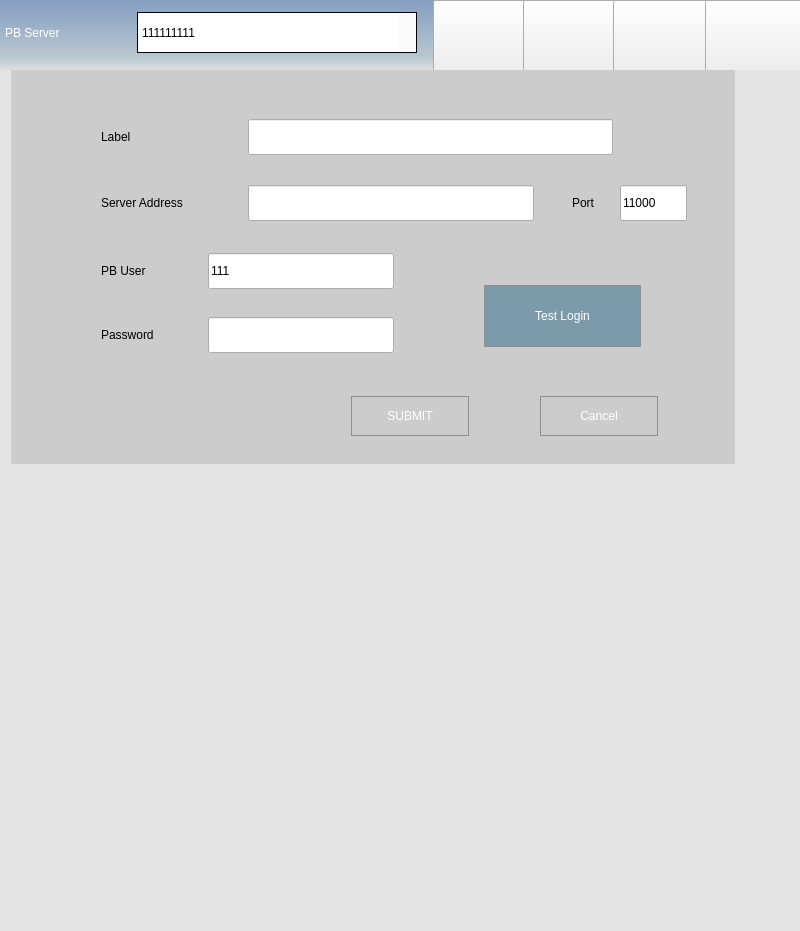
<?xml version="1.0" encoding="UTF-8"?>
<ui version="4.0">
 <class>ModelSelectionEx</class>
 <widget class="QWidget" name="ModelSelectionEx">
  <property name="geometry">
   <rect>
    <x>0</x>
    <y>0</y>
    <width>800</width>
    <height>931</height>
   </rect>
  </property>
  <property name="windowTitle">
   <string>Form</string>
  </property>
  <widget class="QWidget" name="setpane" native="true">
   <property name="geometry">
    <rect>
     <x>11</x>
     <y>70</y>
     <width>724</width>
     <height>394</height>
    </rect>
   </property>
   <property name="styleSheet">
    <string notr="true">#setpane{
	background-color: rgb(204, 204, 204);
	border:0px;
}</string>
   </property>
   <widget class="QLabel" name="label_2">
    <property name="geometry">
     <rect>
      <x>90</x>
      <y>55</y>
      <width>49</width>
      <height>24</height>
     </rect>
    </property>
    <property name="styleSheet">
     <string notr="true">font: 14pt &quot;Arial&quot;;</string>
    </property>
    <property name="text">
     <string>Label</string>
    </property>
   </widget>
   <widget class="QLabel" name="label_3">
    <property name="geometry">
     <rect>
      <x>90</x>
      <y>121</y>
      <width>137</width>
      <height>24</height>
     </rect>
    </property>
    <property name="styleSheet">
     <string notr="true">font: 14pt &quot;Arial&quot;;</string>
    </property>
    <property name="text">
     <string>Server Address</string>
    </property>
   </widget>
   <widget class="QLabel" name="label_4">
    <property name="geometry">
     <rect>
      <x>90</x>
      <y>189</y>
      <width>74</width>
      <height>24</height>
     </rect>
    </property>
    <property name="styleSheet">
     <string notr="true">font: 14pt &quot;Arial&quot;;</string>
    </property>
    <property name="text">
     <string>PB User</string>
    </property>
   </widget>
   <widget class="QLabel" name="label_5">
    <property name="geometry">
     <rect>
      <x>90</x>
      <y>253</y>
      <width>89</width>
      <height>24</height>
     </rect>
    </property>
    <property name="styleSheet">
     <string notr="true">font: 14pt &quot;Arial&quot;;</string>
    </property>
    <property name="text">
     <string>Password</string>
    </property>
   </widget>
   <widget class="QLineEdit" name="titleedit">
    <property name="geometry">
     <rect>
      <x>237</x>
      <y>49</y>
      <width>365</width>
      <height>36</height>
     </rect>
    </property>
    <property name="styleSheet">
     <string notr="true">font: 14pt &quot;Arial&quot;;</string>
    </property>
   </widget>
   <widget class="QLineEdit" name="serveredit">
    <property name="geometry">
     <rect>
      <x>237</x>
      <y>115</y>
      <width>286</width>
      <height>36</height>
     </rect>
    </property>
    <property name="styleSheet">
     <string notr="true">font: 14pt &quot;Arial&quot;;</string>
    </property>
   </widget>
   <widget class="QLabel" name="label_6">
    <property name="geometry">
     <rect>
      <x>561</x>
      <y>121</y>
      <width>38</width>
      <height>24</height>
     </rect>
    </property>
    <property name="styleSheet">
     <string notr="true">font: 14pt &quot;Arial&quot;;</string>
    </property>
    <property name="text">
     <string>Port</string>
    </property>
   </widget>
   <widget class="QLineEdit" name="portedit">
    <property name="geometry">
     <rect>
      <x>609</x>
      <y>115</y>
      <width>67</width>
      <height>36</height>
     </rect>
    </property>
    <property name="styleSheet">
     <string notr="true">font: 14pt &quot;Arial&quot;;</string>
    </property>
    <property name="text">
     <string>11000</string>
    </property>
   </widget>
   <widget class="QLineEdit" name="useredit">
    <property name="geometry">
     <rect>
      <x>197</x>
      <y>183</y>
      <width>186</width>
      <height>36</height>
     </rect>
    </property>
    <property name="styleSheet">
     <string notr="true">font: 14pt &quot;Arial&quot;;</string>
    </property>
    <property name="text">
     <string>111</string>
    </property>
   </widget>
   <widget class="QLineEdit" name="passwordedit">
    <property name="geometry">
     <rect>
      <x>197</x>
      <y>247</y>
      <width>186</width>
      <height>36</height>
     </rect>
    </property>
    <property name="styleSheet">
     <string notr="true">font: 14pt &quot;Arial&quot;;</string>
    </property>
    <property name="text">
     <string/>
    </property>
    <property name="echoMode">
     <enum>QLineEdit::Password</enum>
    </property>
   </widget>
   <widget class="QPushButton" name="testlogin">
    <property name="geometry">
     <rect>
      <x>473</x>
      <y>215</y>
      <width>157</width>
      <height>62</height>
     </rect>
    </property>
    <property name="styleSheet">
     <string notr="true">QPushButton {
    border: 1px solid #8f8f91;
	background-color: rgb(125, 154, 172);
    min-width: 80px;
	font: 12pt &quot;MS Shell Dlg 2&quot;;
	color: rgb(255, 255, 255);
}

QPushButton:pressed {
	border: 1px solid #8f8f91;
	background-color: rgb(117, 151, 172);
}</string>
    </property>
    <property name="text">
     <string>Test Login</string>
    </property>
   </widget>
   <widget class="QPushButton" name="submitBtn">
    <property name="geometry">
     <rect>
      <x>340</x>
      <y>326</y>
      <width>118</width>
      <height>40</height>
     </rect>
    </property>
    <property name="styleSheet">
     <string notr="true">QPushButton {
    border: 1px solid #8f8f91;
	color: rgb(255, 255, 255);
	border-image: url(:/configure/Resource/configure/u47.png);
	font: 18pt &quot;Arial&quot;;
}

QPushButton:pressed {
	border: 1px solid #8f8f91;
}

</string>
    </property>
    <property name="text">
     <string>SUBMIT</string>
    </property>
   </widget>
   <widget class="QPushButton" name="cancelBtn">
    <property name="geometry">
     <rect>
      <x>529</x>
      <y>326</y>
      <width>118</width>
      <height>40</height>
     </rect>
    </property>
    <property name="styleSheet">
     <string notr="true">QPushButton {
    border: 1px solid #8f8f91;
	color: rgb(255, 255, 255);
	border-image: url(:/configure/Resource/configure/u47.png);
	font: 18pt &quot;Arial&quot;;
}

QPushButton:pressed {
	border: 1px solid #8f8f91;
}

</string>
    </property>
    <property name="text">
     <string>Cancel</string>
    </property>
   </widget>
  </widget>
  <widget class="QWidget" name="deletepane" native="true">
   <property name="geometry">
    <rect>
     <x>359</x>
     <y>72</y>
     <width>410</width>
     <height>210</height>
    </rect>
   </property>
   <property name="styleSheet">
    <string notr="true">background-color: rgba(208, 208, 208,200);</string>
   </property>
   <widget class="QLabel" name="label_7">
    <property name="geometry">
     <rect>
      <x>90</x>
      <y>60</y>
      <width>171</width>
      <height>19</height>
     </rect>
    </property>
    <property name="styleSheet">
     <string notr="true">font: 12pt &quot;Arial&quot;;</string>
    </property>
    <property name="text">
     <string>Confirm to delete sever? </string>
    </property>
   </widget>
   <widget class="QPushButton" name="deletepanedelBtn">
    <property name="geometry">
     <rect>
      <x>64</x>
      <y>119</y>
      <width>90</width>
      <height>27</height>
     </rect>
    </property>
    <property name="styleSheet">
     <string notr="true">QPushButton {
    border: 1px solid #8f8f91;
background-color: qlineargradient(spread:pad, x1:0, y1:0, x2:0, y2:1, stop:0 rgba(125, 154, 172, 255),  stop:0.8 rgba(185, 199, 208, 255), stop:1 rgba(228, 228, 228, 255));
	color: rgb(255, 255, 255);
	font: 11pt &quot;Arial&quot;;
}

QPushButton:pressed {
	border: 1px solid #8f8f91;
	background-color: qlineargradient(spread:pad, x1:0, y1:0, x2:0, y2:1, stop:0 rgba(114, 141, 156, 255),  stop:0.8 rgba(185, 199, 208, 255), stop:1 rgba(228, 228, 228, 255));
}
</string>
    </property>
    <property name="text">
     <string>Delete</string>
    </property>
   </widget>
   <widget class="QPushButton" name="deletepanecancelBtn">
    <property name="geometry">
     <rect>
      <x>191</x>
      <y>119</y>
      <width>90</width>
      <height>27</height>
     </rect>
    </property>
    <property name="styleSheet">
     <string notr="true">QPushButton {
    border: 1px solid #8f8f91;
background-color: qlineargradient(spread:pad, x1:0, y1:0, x2:0, y2:1, stop:0 rgba(125, 154, 172, 255),  stop:0.8 rgba(185, 199, 208, 255), stop:1 rgba(228, 228, 228, 255));
	color: rgb(255, 255, 255);
	font: 11pt &quot;Arial&quot;;
}

QPushButton:pressed {
	border: 1px solid #8f8f91;
	background-color: qlineargradient(spread:pad, x1:0, y1:0, x2:0, y2:1, stop:0 rgba(114, 141, 156, 255),  stop:0.8 rgba(185, 199, 208, 255), stop:1 rgba(228, 228, 228, 255));
}
</string>
    </property>
    <property name="text">
     <string>Cancel</string>
    </property>
   </widget>
  </widget>
  <widget class="QWidget" name="head" native="true">
   <property name="geometry">
    <rect>
     <x>0</x>
     <y>0</y>
     <width>800</width>
     <height>72</height>
    </rect>
   </property>
   <property name="styleSheet">
    <string notr="true">#head{
	background-color: qlineargradient(spread:pad, x1:0, y1:0, x2:0, y2:1, stop:0 rgba(132, 158, 193, 255),  stop:0.8 rgba(185, 199, 208, 255), stop:1 rgba(228, 228, 228, 255));
}
</string>
   </property>
   <widget class="QPushButton" name="refreshBtn">
    <property name="geometry">
     <rect>
      <x>433</x>
      <y>0</y>
      <width>97</width>
      <height>72</height>
     </rect>
    </property>
    <property name="styleSheet">
     <string notr="true">border-image: url(:/configure/Resource/configure/u933.png);</string>
    </property>
    <property name="text">
     <string/>
    </property>
    <property name="icon">
     <iconset resource="resource.qrc">
      <normaloff>:/configure/Resource/configure/u1184.png</normaloff>:/configure/Resource/configure/u1184.png</iconset>
    </property>
    <property name="iconSize">
     <size>
      <width>38</width>
      <height>38</height>
     </size>
    </property>
   </widget>
   <widget class="QPushButton" name="addBtn">
    <property name="geometry">
     <rect>
      <x>523</x>
      <y>0</y>
      <width>97</width>
      <height>72</height>
     </rect>
    </property>
    <property name="styleSheet">
     <string notr="true">border-image: url(:/configure/Resource/configure/u933.png);</string>
    </property>
    <property name="text">
     <string/>
    </property>
    <property name="icon">
     <iconset resource="resource.qrc">
      <normaloff>:/configure/Resource/configure/u1188.png</normaloff>:/configure/Resource/configure/u1188.png</iconset>
    </property>
    <property name="iconSize">
     <size>
      <width>40</width>
      <height>37</height>
     </size>
    </property>
   </widget>
   <widget class="QPushButton" name="editbtn">
    <property name="geometry">
     <rect>
      <x>613</x>
      <y>0</y>
      <width>97</width>
      <height>72</height>
     </rect>
    </property>
    <property name="styleSheet">
     <string notr="true">border-image: url(:/configure/Resource/configure/u933.png);</string>
    </property>
    <property name="text">
     <string/>
    </property>
    <property name="icon">
     <iconset resource="resource.qrc">
      <normaloff>:/configure/Resource/configure/u1192.png</normaloff>:/configure/Resource/configure/u1192.png</iconset>
    </property>
    <property name="iconSize">
     <size>
      <width>42</width>
      <height>49</height>
     </size>
    </property>
   </widget>
   <widget class="QPushButton" name="deleteBtn">
    <property name="geometry">
     <rect>
      <x>705</x>
      <y>0</y>
      <width>97</width>
      <height>72</height>
     </rect>
    </property>
    <property name="styleSheet">
     <string notr="true">border-image: url(:/configure/Resource/configure/u933.png);</string>
    </property>
    <property name="text">
     <string/>
    </property>
    <property name="icon">
     <iconset resource="resource.qrc">
      <normaloff>:/configure/Resource/configure/u935.png</normaloff>:/configure/Resource/configure/u935.png</iconset>
    </property>
    <property name="iconSize">
     <size>
      <width>48</width>
      <height>49</height>
     </size>
    </property>
   </widget>
   <widget class="QWidget" name="headserver" native="true">
    <property name="geometry">
     <rect>
      <x>0</x>
      <y>0</y>
      <width>440</width>
      <height>72</height>
     </rect>
    </property>
    <property name="styleSheet">
     <string notr="true">#headserver{
	border-image: url(:/configure/Resource/configure/u937.png);
}</string>
    </property>
    <widget class="QLabel" name="label">
     <property name="geometry">
      <rect>
       <x>5</x>
       <y>10</y>
       <width>119</width>
       <height>45</height>
      </rect>
     </property>
     <property name="styleSheet">
      <string notr="true">font: 75 18pt &quot;Arial&quot;;
color: rgb(255, 255, 255);
</string>
     </property>
     <property name="text">
      <string>PB Server</string>
     </property>
    </widget>
    <widget class="QComboBox" name="comboBox">
     <property name="geometry">
      <rect>
       <x>137</x>
       <y>12</y>
       <width>280</width>
       <height>41</height>
      </rect>
     </property>
     <property name="styleSheet">
      <string notr="true">
QComboBox {
    border: 1px solid black;
	font: 18pt &quot;Arial&quot;;
}

QComboBox::drop-down {
	background-color: rgb(250, 250, 250);
    subcontrol-origin: padding;
    subcontrol-position: top right;
    width: 18px;
    border-left-width: 0px;
    border-color: darkgray;
    border-left-style: solid; /* just a single line */
    border-radius: 2px; /* same radius as the QComboBox */
}

QComboBox::down-arrow {
	image: url(:/login/Resource/login_page/modelpanearrow.png);
}</string>
     </property>
     <item>
      <property name="text">
       <string>111111111</string>
      </property>
     </item>
     <item>
      <property name="text">
       <string>22222222</string>
      </property>
     </item>
     <item>
      <property name="text">
       <string>33333333</string>
      </property>
     </item>
     <item>
      <property name="text">
       <string>44444444</string>
      </property>
     </item>
    </widget>
   </widget>
   <widget class="QLabel" name="refreshingLabel">
    <property name="geometry">
     <rect>
      <x>435</x>
      <y>10</y>
      <width>83</width>
      <height>51</height>
     </rect>
    </property>
    <property name="styleSheet">
     <string notr="true">border-image: url(:/configure/Resource/configure/u426.png);</string>
    </property>
    <property name="text">
     <string/>
    </property>
   </widget>
   <zorder>refreshBtn</zorder>
   <zorder>headserver</zorder>
   <zorder>refreshingLabel</zorder>
   <zorder>addBtn</zorder>
   <zorder>editbtn</zorder>
   <zorder>deleteBtn</zorder>
  </widget>
  <widget class="QWidget" name="modelpane" native="true">
   <property name="geometry">
    <rect>
     <x>0</x>
     <y>70</y>
     <width>800</width>
     <height>861</height>
    </rect>
   </property>
   <property name="styleSheet">
    <string notr="true">#modelpane{	
	background-color: rgb(228, 228, 228);
}
</string>
   </property>
  </widget>
  <zorder>deletepane</zorder>
  <zorder>head</zorder>
  <zorder>modelpane</zorder>
  <zorder>setpane</zorder>
 </widget>
 <resources>
  <include location="resource.qrc"/>
 </resources>
 <connections/>
</ui>
